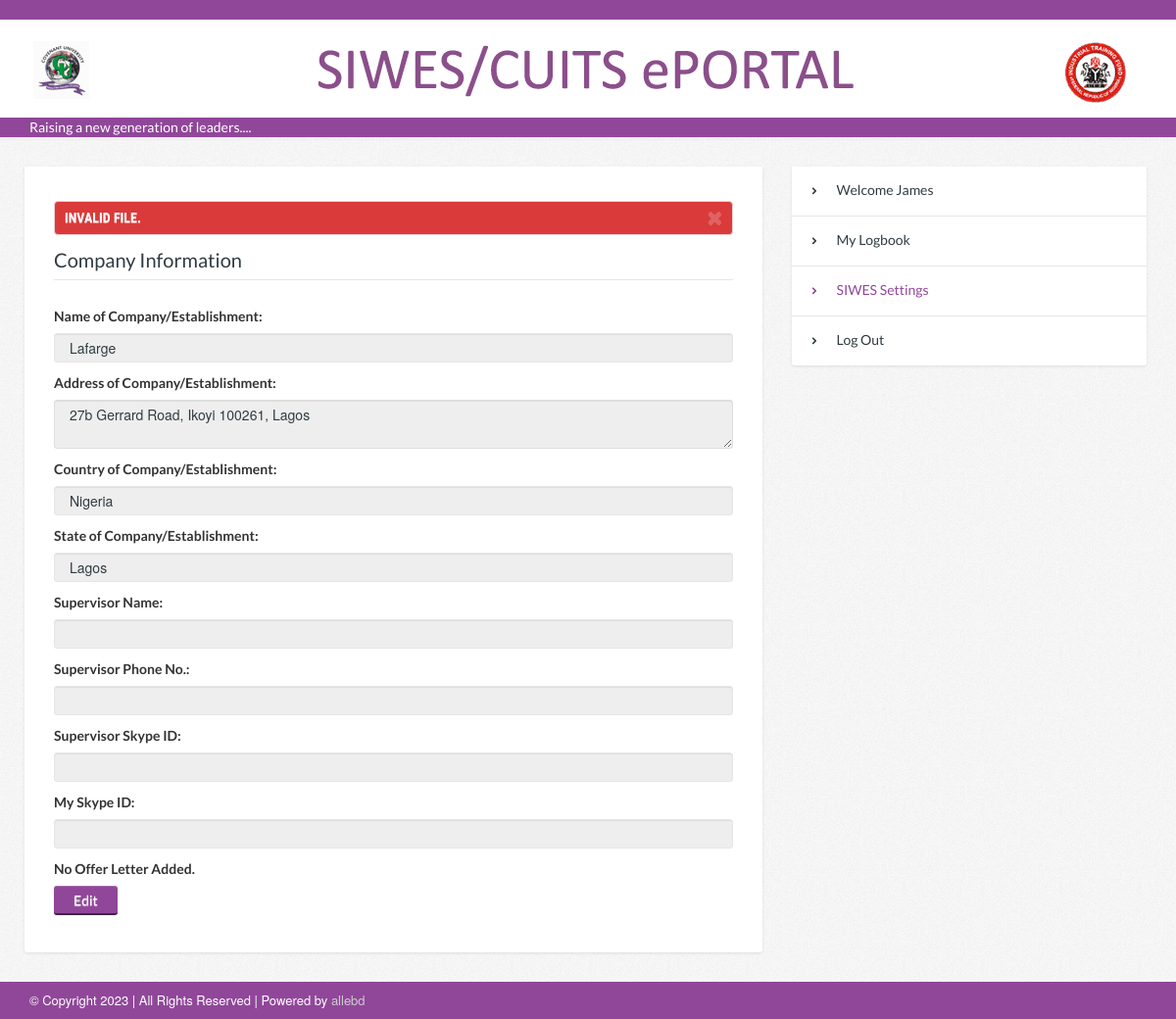
/mysiwes.php (signed in), run on the app's committed database.
### tables this page shows
CREATE TABLE `siwespost` (
  `siwesPostId` int(255) NOT NULL,
  `siwesOfficer` varchar(255) NOT NULL,
  `siwesMat` varchar(255) NOT NULL,
  `siwesCompName` varchar(255) NOT NULL,
  `siwesCompAdd` text NOT NULL,
  `siwesCompCountry` varchar(255) NOT NULL,
  `siwesCompState` varchar(255) NOT NULL,
  `siwesCompDate` date NOT NULL,
  `siwesCompTime` time NOT NULL,
  `siwesCompLetter` varchar(255) NOT NULL,
  `siwesSupervisor` varchar(255) NOT NULL,
  `siwesSupervisorNo` varchar(255) NOT NULL,
  `siwesSupervisorSkype` varchar(255) NOT NULL,
  `siwesStudentSkype` varchar(255) NOT NULL
);

CREATE TABLE `reglist` (
  `matno` int(255) NOT NULL,
  `fno` int(255) NOT NULL,
  `fname` varchar(255) NOT NULL,
  `sname` varchar(255) NOT NULL,
  `mname` varchar(255) NOT NULL,
  `sex` varchar(255) NOT NULL,
  `college` varchar(255) NOT NULL,
  `dept` varchar(255) NOT NULL,
  `program` varchar(255) NOT NULL,
  `yog` int(255) NOT NULL,
  `level` varchar(255) NOT NULL,
  `studentshipStatus` varchar(255) NOT NULL
);

### models/studentinfo.php (called while the page is built, shortened)
<?php
    include_once("includes/zz.php");
    $matno = $_SESSION['matno'];
    $getstdnt = "SELECT * FROM reglist WHERE matno='$matno'";
    $stdnt = mysql_query($getstdnt, $connection);
    $row = mysql_fetch_array($stdnt);
    $fname =  $row['fname'];
?>

### mysiwes.php (the view, shortened to what this page needs)
<?php
	include_once("includes/zz.php");
    include_once("models/studentinfo.php");
    $getpost = "SELECT * FROM siwespost WHERE siwesMat = '$matno' ORDER BY siwesPostId DESC LIMIT 1";
    $thepost = mysql_query($getpost);
    if($thepost)
    {
	    $postrow = mysql_fetch_array($thepost);
	}else{
		$postrow['siwesCompName'] = '';
		$postrow['siwesCompAdd'] = '';
		$postrow['siwesCompCountry'] = '';
		$postrow['siwesCompState'] = '';
	}
?>
<?php require('views/header.php'); ?>
	<div id="page-content">
		<div class="container">
			<div class="row">
				<div class="col-sm-8 page-content">
					<div class="white-container mb0">
						<div class='alert alert-error'>
							<h6>Invalid File.</h6>
							<a href='#' class='close fa fa-times'></a>
						</div>
						<form method='post' action="models/siwesposting.php" enctype='multipart/form-data'>
							<fieldset>
								<legend>Company Information</legend>
								<div id='thegentable'>
									<label>
										Name of Company/Establishment:
									</label>
									<input type="text" name="siwesCompName" value='<?php echo $postrow['siwesCompName'];?>' disabled>
									<label>
										Address of Company/Establishment:
									</label>
									<textarea name="siwesCompAdd" disabled><?php echo $postrow['siwesCompAdd'];?></textarea>
									<label>
										Country of Company/Establishment:
									</label>
									<input type="text" name="siwesCompCountry" value='<?php echo $postrow['siwesCompCountry'];?>' disabled>
									<?php if($postrow['siwesCompState'] != ''): ?>
									<label>
										State of Company/Establishment:
									</label>
									<input type="text" name="siwesCompState" value='<?php echo $postrow['siwesCompState'];?>' disabled>
									<?php endif; ?>
									<label>
										Supervisor Name:
									</label>
									<input type="text" name="siwesSupervisor" value='<?php echo $postrow['siwesSupervisor'];?>' disabled>
									<label>
										Supervisor Phone No.:
									</label>
									<input type="number" name="siwesSupervisorNo" value='<?php echo $postrow['siwesSupervisorNo'];?>' disabled>
									<label>
										Supervisor Skype ID:
									</label>
									<input type="text" name="siwesSupervisorSkype" value='<?php echo $postrow['siwesSupervisorSkype'];?>' disabled><label>
										My Skype ID:
									</label>
									<input type="text" name="siwesStudentSkype" value='<?php echo $postrow['siwesStudentSkype'];?>' disabled>
									<?php if($postrow['siwesCompLetter'] == ''): ?>
									<label>No Offer Letter Added.</label>
									<?php endif; ?>
									<br>
									<a href="#" id='shownew' class="btn btn-default">Edit</a>
								</div>
							</fieldset>
						</form>
					</div>
				</div>
				<div class="col-sm-4 page-sidebar">
					<aside>
						<div class="widget sidebar-widget white-container links-widget">
							<ul>
								<li><a href="#">Welcome <?php echo ucwords($fname);?></a></li>
								<li><a href="mylogbook.php">My Logbook</a></li>
								<li class="active"><a href="siwes.php">SIWES Settings</a></li>
								<li><a href="models/logout.php">Log Out</a></li>
							</ul>
						</div>
					</aside>
				</div>
			</div>
		</div>
	</div>
<?php require('views/footer.php'); ?>

### data on the page
siwespost: siwesCompName "Lafarge", siwesCompAdd "27b Gerrard Road, Ikoyi 100261, Lagos", siwesCompCountry "Nigeria", siwesCompState "Lagos"
reglist: fname "James"
